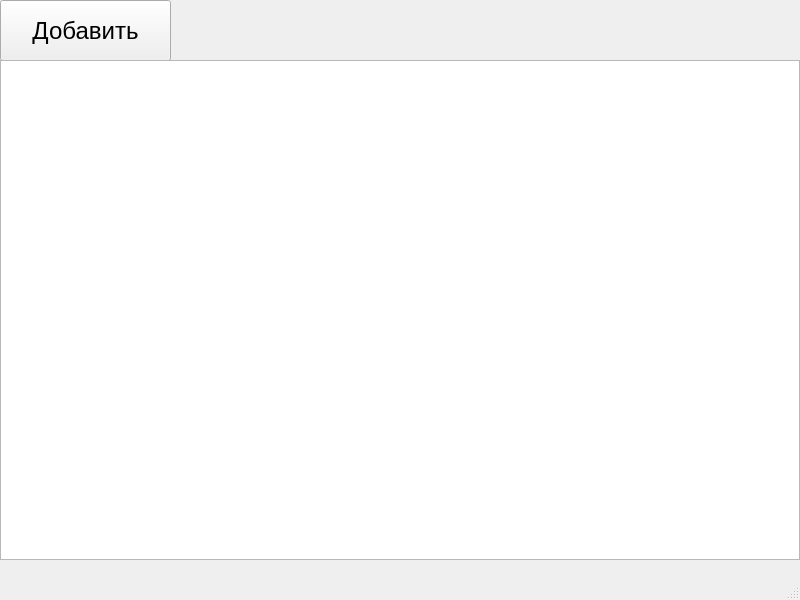
<?xml version="1.0" encoding="UTF-8"?>
<ui version="4.0">
 <class>MainWindow</class>
 <widget class="QMainWindow" name="MainWindow">
  <property name="geometry">
   <rect>
    <x>0</x>
    <y>0</y>
    <width>800</width>
    <height>600</height>
   </rect>
  </property>
  <property name="minimumSize">
   <size>
    <width>800</width>
    <height>600</height>
   </size>
  </property>
  <property name="maximumSize">
   <size>
    <width>800</width>
    <height>600</height>
   </size>
  </property>
  <property name="windowTitle">
   <string>Фильмотека</string>
  </property>
  <widget class="QWidget" name="centralwidget">
   <widget class="QPushButton" name="addButton">
    <property name="geometry">
     <rect>
      <x>0</x>
      <y>0</y>
      <width>171</width>
      <height>61</height>
     </rect>
    </property>
    <property name="font">
     <font>
      <pointsize>18</pointsize>
     </font>
    </property>
    <property name="text">
     <string>Добавить</string>
    </property>
   </widget>
   <widget class="QTableWidget" name="tableWidget">
    <property name="geometry">
     <rect>
      <x>0</x>
      <y>60</y>
      <width>800</width>
      <height>500</height>
     </rect>
    </property>
   </widget>
  </widget>
  <widget class="QMenuBar" name="menubar">
   <property name="geometry">
    <rect>
     <x>0</x>
     <y>0</y>
     <width>800</width>
     <height>26</height>
    </rect>
   </property>
  </widget>
  <widget class="QStatusBar" name="statusbar"/>
 </widget>
 <resources/>
 <connections/>
</ui>
